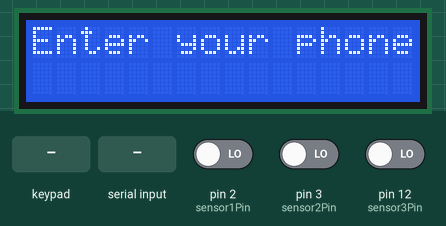
Simulated run of this sketch. Board: Arduino Uno, built with avr-gcc and run on an emulated ATmega328P. On the bench: 16×2 character LCD. The inputs (shaded band) are chosen by the test bench; at power-on: pin 2 (sensor1Pin) LOW, pin 3 (sensor2Pin) LOW, pin 12 (sensor3Pin) LOW. EEPROM starts erased; what the sketch prints to the serial monitor is not drawn.

Above: at 1.2 s.
1.3 s: key 'B' pressed
At 2.07 s:
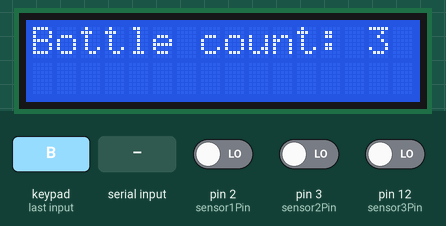
3.3 s: key '#' pressed
At 4.6 s:
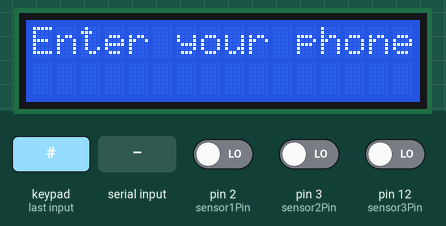
5.6 s: keypad keys 1 1 1 0 9 8 A pressed 0.4 s apart
At 9.2 s:
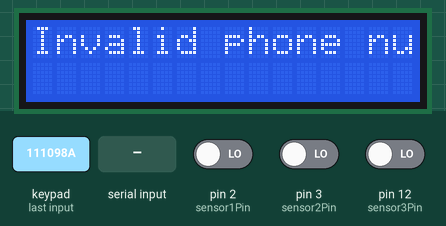
11.4 s: keypad keys 7 6 5 4 D pressed 0.4 s apart
At 13.6 s:
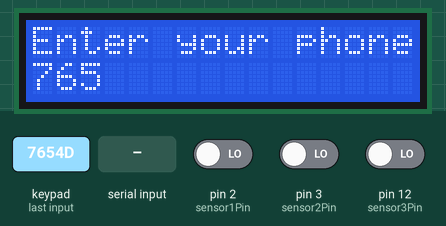
14.9 s: byte 43 ('+') received over Serial
At 16.37 s:
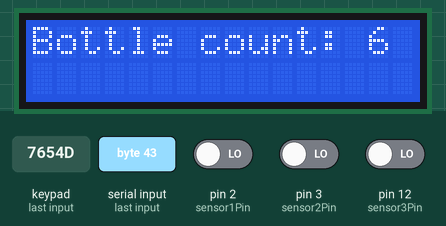
Timing chart, 0 to 17.9 s (numbered marks = the images above; inputs shaded):
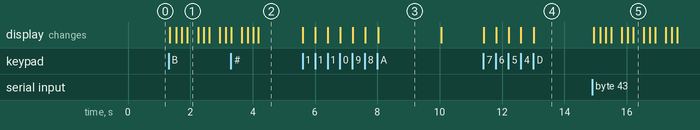

Measured:
- after the input at 1.3 s, the display: first changes at once (image 1 shows a later state)
- after the input at 3.3 s, the display: first differs from a run without the input after 0.88 s (image 2)
- after the input at 5.6 s, the display: first changes at once (image 3 shows a later state)
- after the input at 11.4 s, the display: first changes at once (image 4 shows a later state)
- after the input at 14.9 s, the display: first changes at once (image 5 shows a later state)
- what the display in image 3 shows lasts 2.0 s, from 8.0 s to 10.0 s

The sketch:

EEC_keypad_Serial_monitor.ino
```cpp
  #include <Wire.h>
  #include <EEPROM.h>
  #include <LiquidCrystal_I2C.h>
  #include <Keypad.h>

  String phoneNumber = "";
  bool continueCheckSensors = false;
  unsigned long previousMillis = 0;
  const long interval = 400;  // Interval between sensor readings in milliseconds
  int sensor1Pin = 2;
  int sensor2Pin = 3;
  int sensor3Pin = 12;


  int sensor1Value, sensor2Value, sensor3Value;
  bool objectDetected = false;
  int bottleCount = 0;
  const byte ROWS = 4;
  const byte COLS = 4;
  int point = 0;

  void saveCountToEEPROM(int count, String number);
  void readCountFromEEPROM();
  void checkSensors();
  void displayInfoOnLCD();
  void checkPoints(); // Added function

  char customKeymap[ROWS][COLS] = {
    {'1', '2', '3', 'A'},
    {'4', '5', '6', 'B'},
    {'7', '8', '9', 'C'},
    {'*', '0', '#', 'D'}
  };

  LiquidCrystal_I2C lcd(0x27, 16, 2);
  byte rowPins[ROWS] = {11, 10, 9, 8};
  byte colPins[COLS] = {7, 6, 5, 4};
  Keypad keypad = Keypad(makeKeymap(customKeymap), rowPins, colPins, ROWS, COLS);

  #define MAX_PHONES 10


  struct PhoneData {
    String phoneNumber;
    int count;
  };

  PhoneData phoneData[MAX_PHONES];
  int phoneDataSize = 0;

  int findPhoneNumberIndex(String number) {
    for (int i = 0; i < phoneDataSize; ++i) {
      if (phoneData[i].phoneNumber == number) {
        return i;
      }
    }
    return -1;
  }

  void updatePhoneNumber(String oldNumber, String newNumber) {
    int oldIndex = findPhoneNumberIndex(oldNumber);
    int newIndex = findPhoneNumberIndex(newNumber);

    if (oldIndex != -1 && newIndex == -1) {
        // Old phone number found, new phone number not found
        phoneData[oldIndex].phoneNumber = newNumber;
        int address = oldIndex * sizeof(PhoneData);
        EEPROM.put(address, phoneData[oldIndex]);
        Serial.println("Phone number updated!");
    } else {
        if (newIndex != -1) {
            Serial.println("New phone number already exists!");
        } else {
            Serial.println("Old phone number not found!");
        }
    }
}


  void updatePhoneData(String number, int count) {
    int phoneIndex = findPhoneNumberIndex(number);

    if (phoneIndex != -1) {
        // Phone number found, update the count
        phoneData[phoneIndex].count = count;
        int address = phoneIndex * sizeof(PhoneData);
        EEPROM.put(address, phoneData[phoneIndex]);
    } else {
        if (phoneDataSize < MAX_PHONES) {
            // Phone number not found, add it to EEPROM
            phoneData[phoneDataSize].phoneNumber = number;
            phoneData[phoneDataSize].count = count;
            int address = phoneDataSize * sizeof(PhoneData);
            EEPROM.put(address, phoneData[phoneDataSize]);
            phoneDataSize++;
        } else {
            Serial.println("Maximum phone numbers reached!");
        }
    }
}
  void setup() {
    Serial.begin(9600);
    lcd.init();
    lcd.backlight();
    pinMode(sensor1Pin, INPUT);
    pinMode(sensor2Pin, INPUT);
    pinMode(sensor3Pin, INPUT);
    lcd.setCursor(0, 0);
    lcd.print("Enter your phone:");
    readCountFromEEPROM();
    bottleCount = 0;
  }

 void loop() {
    char key = keypad.getKey(); //รับข้อมูลผ่าน keypad
    char key1 = Serial.read();


    if (key != NO_KEY || key1 != NO_KEY) {
        if (key == 'B' || key1 == '+') {
          //run sensors
            Serial.println("B key pressed");
            lcd.clear();
            lcd.setCursor(0, 0);
            lcd.print("Bottle count: ");
            lcd.print(point); // ปรับปรุงจุดนี้
            checkSensors();
            continueCheckSensors = true;
        } else if (key == 'C' || key1 == '/') {
          //เช็คคะแนน
            checkPoints();
        } else {
            if (isDigit(key) && phoneNumber.length() < 10) { // จำกัดความยาวของเบอร์โทรศัพท์ที่รับเข้ามาไม่เกิน 10 ตัว
                phoneNumber += key;
                lcd.setCursor(phoneNumber.length() - 1, 1);
                lcd.print(key);
                delay(10);
                Serial.println(key);
            } else if (key == 'D' || key1 == '.') {
              //ลบตัวอักษร
                if (phoneNumber.length() > 0) {
                    phoneNumber.remove(phoneNumber.length() - 1);
                    lcd.setCursor(phoneNumber.length(), 1);
                    lcd.print(" ");
                    lcd.setCursor(phoneNumber.length(), 1);
                    Serial.println("Deleted last digit");
                }
            } else if (key == 'A' || key1 == '*') {
              //สมัครสมาชิก
                if (validatePhoneNumber(phoneNumber)) {
                    Serial.print("Entered phone number: ");
                    Serial.println(phoneNumber);

                    // Save the entered phone number directly without concatenating
                    saveCountToEEPROM(1, phoneNumber);

                    lcd.clear();
                    lcd.print("Complete");
                    delay(2000);
                    lcd.clear();

                    lcd.print("Enter your phone");
                    lcd.setCursor(0, 1);
                    phoneNumber = "";
                } else {
                    Serial.println("Invalid phone number entered!");
                    lcd.clear();
                    lcd.print("Invalid phone number");
                    delay(2000);
                    lcd.clear();
                    lcd.print("Enter your phone");
                    lcd.setCursor(0, 1);
                    phoneNumber = "";
                }

            }
        }
    }
}
void checkSensors() {
    while (true) {
        char key = keypad.getKey();  //รับข้อมูลผ่าน keypad
        char key1 = Serial.read();

        // Read sensor values inside the loop
        sensor1Value = digitalRead(sensor1Pin);
        sensor2Value = digitalRead(sensor2Pin);
        sensor3Value = digitalRead(sensor3Pin);

        // Read sensor 1
        if (sensor1Value == LOW) {
            Serial.println("------------------------");
            Serial.println("Sensor1 Object Detected!");
            Serial.println("------------------------");
            delay(150);
            updateBottleCount(phoneNumber); // ปรับปรุงจุดนี้
            point++;
            displayBottleCount();
        }

        // Read sensor 2
        if (sensor2Value == LOW) {
            Serial.println("------------------------");
            Serial.println("Sensor2 Object Detected!");
            Serial.println("------------------------");
            delay(150);
            updateBottleCount(phoneNumber); // ปรับปรุงจุดนี้
            point++;
            displayBottleCount();
        }

        // Read sensor 3
        if (sensor3Value == LOW) {
            Serial.println("------------------------");
            Serial.println("Sensor3 Object Detected!");
            Serial.println("------------------------");
            delay(150);
            updateBottleCount(phoneNumber); // ปรับปรุงจุดนี้
            point++;
            displayBottleCount();
        }

        delay(150);

        if ((key != NO_KEY && key == '#' )||(key1 != NO_KEY && key1 == ".") ) {
            lcd.clear();
            point = 0;
            Serial.print("bottleCount = ");
            Serial.println(getBottleCount(phoneNumber)); // ปรับปรุงจุดนี้
            lcd.print("Enter your phone:");
            lcd.setCursor(0, 1);
            phoneNumber = "";
            Serial.println("Clear Display");
            break; // Break out of the loop
        }
    }
}

void updateBottleCount(String number) {
    int index = findPhoneNumberIndex(number);

    if (index != -1) {
        phoneData[index].count++; // เพิ่มคะแนนในโครงสร้าง PhoneData
        updatePhoneData(number, phoneData[index].count);
    } else {
        // ถ้าไม่พบเบอร์โทรศัพท์ใน phoneData ให้เพิ่มใน phoneData และตั้งค่าคะแนนเริ่มต้นเป็น 0
        if (phoneDataSize < MAX_PHONES) {
            phoneData[phoneDataSize].phoneNumber = number;
            phoneData[phoneDataSize].count = 0;
            int address = phoneDataSize * sizeof(PhoneData);
            EEPROM.put(address, phoneData[phoneDataSize]);
            phoneDataSize++;
        } else {
            Serial.println("Maximum phone numbers reached!");
        }
    }
}

int getBottleCount(String number) {
    int index = findPhoneNumberIndex(number);

    if (index != -1) {
        return phoneData[index].count;
    } else {
        Serial.println("Phone number not found!");
        return 0;
    }
}


void displayBottleCount() {
    lcd.clear();
    lcd.setCursor(0, 0);
    lcd.print("Bottle count: ");
    lcd.print(point);
}


void saveCountToEEPROM(int count, String number) {
    int phoneIndex = findPhoneNumberIndex(number);

    if (phoneIndex != -1) {
        // Phone number found, add the count to the existing count
        phoneData[phoneIndex].count += count;
        int address = phoneIndex * sizeof(PhoneData);
        EEPROM.put(address, phoneData[phoneIndex]);
    } else {
        // Phone number not found, create a new entry
        if (phoneDataSize < MAX_PHONES) {
            phoneData[phoneDataSize].phoneNumber = number;
            phoneData[phoneDataSize].count = count;
            int address = phoneDataSize * sizeof(PhoneData);
            EEPROM.put(address, phoneData[phoneDataSize]);
            phoneDataSize++;
        } else {
            Serial.println("Maximum phone numbers reached!");
        }
    }
}


  void readCountFromEEPROM() {
  for (int i = 0; i < phoneDataSize; ++i) {
    int address = i * sizeof(PhoneData);
    EEPROM.get(address, phoneData[i]);
  }

  Serial.println("Stored Data:");
  for (int i = 0; i < phoneDataSize; ++i) {
    Serial.print("Phone Number: ");
    Serial.print(phoneData[i].phoneNumber);
    Serial.print(", Count: ");
    Serial.println(phoneData[i].count);
  }
}

 void displayTotalCountOnLCD() {
    lcd.clear();
    lcd.setCursor(0, 0);
    lcd.print("Phone:");

    for (int i = 0; i < phoneDataSize; ++i) {
        lcd.setCursor(6, i);
        lcd.print(phoneData[i].phoneNumber);
        lcd.setCursor(0, i + 1);
        lcd.print("Count: ");
        lcd.print(phoneData[i].count);
    }

    delay(7500);
    lcd.clear();
    lcd.print("Enter your phone");
    lcd.setCursor(0, 1);
    phoneNumber = "";
}

int getTotalCount(String number) {
    int total = 0;
    for (int i = 0; i < phoneDataSize; ++i) {
        if (phoneData[i].phoneNumber == number) {
            total += phoneData[i].count;
        }
    }
    return total;
}


 void checkPoints() {
    int total = 0;  // Initialize total
    int index = findPhoneNumberIndex(phoneNumber);

    if (validatePhoneNumber(phoneNumber)) {
        lcd.clear();
        lcd.setCursor(0, 0);
        lcd.print("Phone:");
        lcd.print(phoneNumber);

        lcd.setCursor(0, 1);
        lcd.print("Total Count: ");

        // อัปเดตข้อมูลจาก EEPROM
        readCountFromEEPROM();

        // นับคะแนนทั้งหมด
        int total = getTotalCount(phoneNumber);
        lcd.print(total);

        Serial.print("Phone: ");
        Serial.print(phoneNumber);
        Serial.print(", Total Count: ");
        Serial.println(total);

        delay(5000);
        lcd.clear();
        lcd.print("Enter your phone");
        Serial.println("Clear Check");
        phoneNumber = "";
    } else {
        Serial.println("entered!");
        lcd.clear();
        lcd.print("Invalid phone number");
        delay(2000);
        lcd.clear();
        lcd.print("Enter your phone");
        lcd.setCursor(0, 1);
        phoneNumber = "";
    }
}


bool validatePhoneNumber(String number) {
    // ตรวจสอบว่าเบอร์โทรศัพท์มีความยาว 10 ตัวและประกอบไปด้วยตัวเลขเท่านั้น
    return (number.length() == 10 && number.toInt() != 0);
}
```
